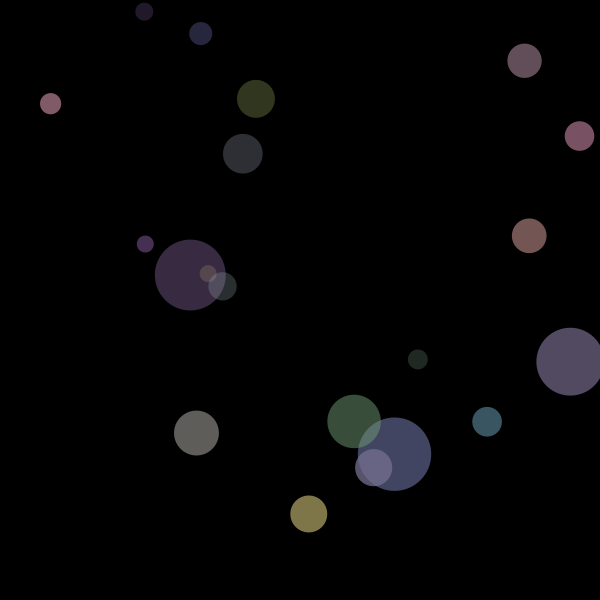
Frame 1 (no input)
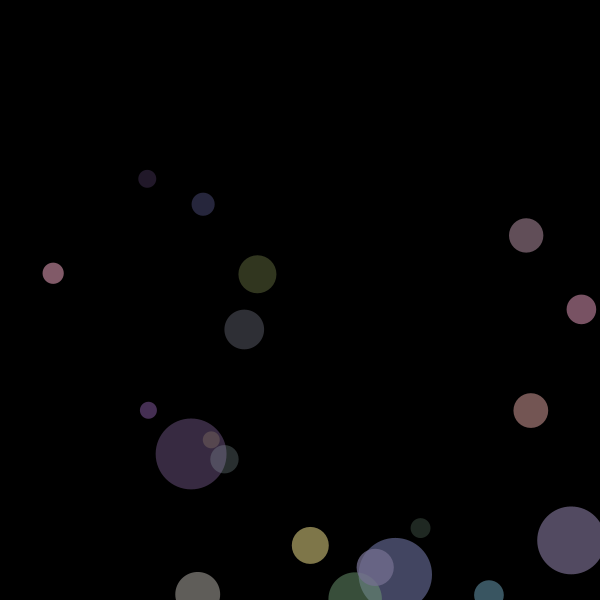
Frame 60 (the mouse pressed at the canvas centre just before this capture)
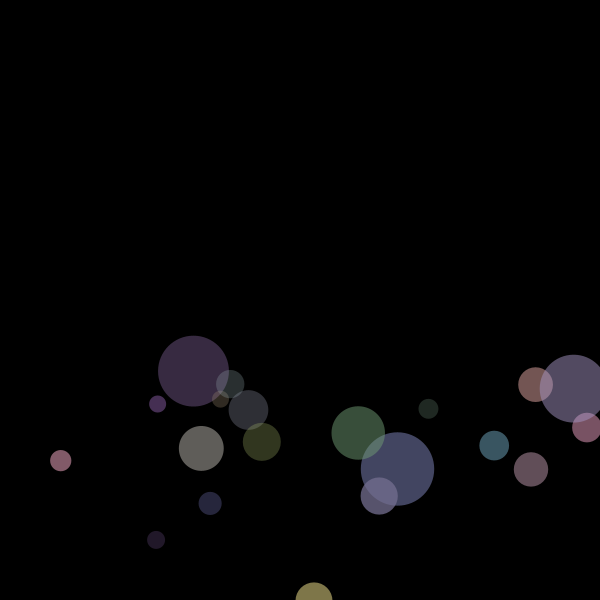
Frame 120 (the mouse held since frame 60 and released just before this capture)

The Processing sketch that drew these frames (run headless with seeded random() and noise(); from frame 60 on, the mouse is pressed at the canvas centre):

// Processing sketch: processing_173227
// ── processing_173227.pde

//Bouncing ball sketch with multiple bouncing balls, a wind force pushing gently to the right,
//a gravity force that is scaled by mass and friction. Mass is interpreted as proportional to size in
//this example. Methodology adopted from Daniel Shiffman's Nature of Code by following along the
//"Vectors" and "Forces" chapters and modifying and combining code from different parts of them. 

// Declare Mover array
Mover[] movers = new Mover[20];

void setup() {
  size(600, 600);
  for (int i = 0; i < movers.length; i++) {
    // initializing many Mover objects
    color C = color(random(100, 200), random(100, 200), random(100, 200), random(50, 200));
    movers[i] = new Mover(random(1, 5), random(0, 600), random(0, 600), C);
  }
}



void draw() {
  background(0);

  for (int i = 0; i < movers.length; i++) {
    PVector wind = new PVector(0.002, 0);
    float m = movers[i].mass;
    PVector gravity = new PVector(0, 0.1*m);
    float c = 0.01;
    PVector friction = movers[i].velocity.get();
    friction.mult(-1);
    friction.normalize();
    friction.mult(c);

    //apply the friction force vector to the object.
    movers[i].applyForce(friction);
    movers[i].applyForce(wind);
    movers[i].applyForce(gravity);

    movers[i].update();
    movers[i].display();
    movers[i].checkEdges();
  }
}

class Mover {

  PVector location;
  PVector velocity;
  PVector acceleration;
  float mass;
  color c;

  Mover(float m, float x, float y, color C) {
    //setting these variables with arguments
    mass = m;
    location = new PVector(x, y);
    velocity = new PVector(0, 0);
    acceleration = new PVector(0, 0);
    c = C;
  }

  // Newton’s second law
  void applyForce(PVector force) {
    //receive a force, divide by mass, and add to acceleration.
    PVector f = PVector.div(force, mass);
    acceleration.add(f);
  }

  void update() {
    velocity.add(acceleration);
    location.add(velocity);
    //clearing the acceleration each time
    acceleration.mult(0);
  }

  void display() {
    fill(c);
    noStroke();
    //scaling the size according to mass.
    ellipse(location.x, location.y, mass*16, mass*16);
  }

  // object bounces when it hits the edges of a window.
  void checkEdges() {
    if (location.x > width) {
      location.x = width;
      velocity.x *= -1;
    } else if (location.x < 0) {
      velocity.x *= -1;
      location.x = 0;
    }

    if (location.y > height) {
      velocity.y *= -1;
      location.y = height;
    }
  }
}
